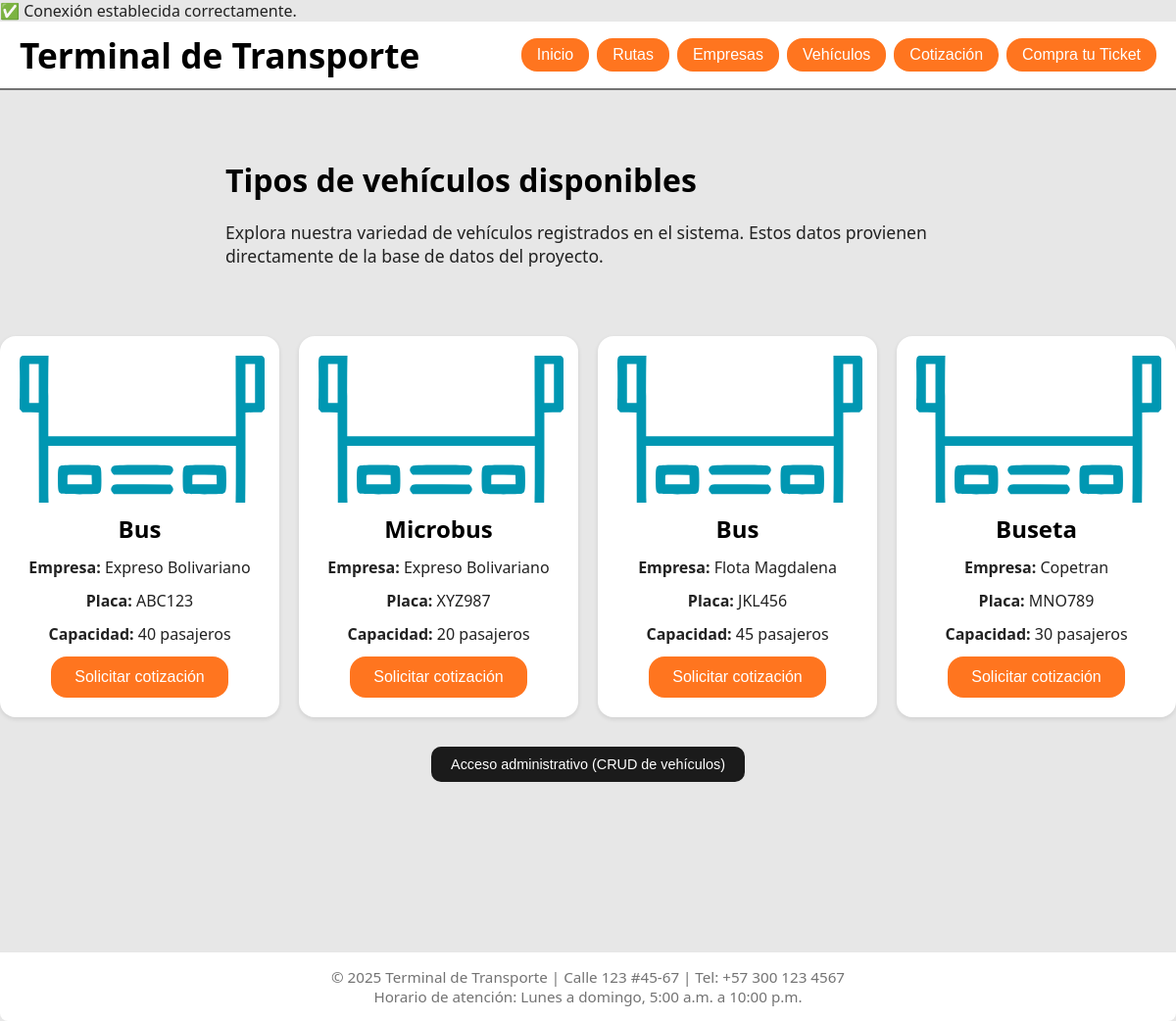
/pages/vehiculos.php, run on the app's committed database.
### tables this page shows
CREATE TABLE `vehiculos` (
  `id` int(11) NOT NULL,
  `empresa_id` int(11) DEFAULT NULL,
  `tipo` varchar(50) DEFAULT NULL,
  `placa` varchar(20) DEFAULT NULL,
  `capacidad` int(11) DEFAULT NULL
);

CREATE TABLE `empresas` (
  `id` int(11) NOT NULL,
  `nombre` varchar(100) NOT NULL,
  `telefono` varchar(20) DEFAULT NULL,
  `correo` varchar(100) DEFAULT NULL,
  `direccion` varchar(150) DEFAULT NULL
);

### pages/vehiculos.php (the view, shortened to what this page needs)
<?php include("../conexion.php"); ?>
<!DOCTYPE html>
<html lang="es">
  <head>
    <link rel="stylesheet" href="../css/styles.css" />
  </head>
  <body>
    <nav class="navegacion">
      <h1>Terminal de Transporte</h1>
      <ul>
        <li><a href="../index.php"><button>Inicio</button></a></li>
        <li><a href="rutas.php"><button>Rutas</button></a></li>
        <li><a href="empresas.php"><button>Empresas</button></a></li>
        <li><a href="vehiculos.php"><button>Vehículos</button></a></li>
        <li><a href="cotizacion.php"><button>Cotización</button></a></li>
        <li><a href="compra.php"><button>Compra tu Ticket</button></a></li>
      </ul>
    </nav>
    <main>
      <div class="introduccion">
        <h2>Tipos de vehículos disponibles</h2>
        <p>
          Explora nuestra variedad de vehículos registrados en el sistema.
          Estos datos provienen directamente de la base de datos del proyecto.
        </p>
      </div>
      <section class="container-empresas">
        <?php
        $sql = "SELECT v.tipo, v.placa, v.capacidad, e.nombre AS empresa
                FROM vehiculos v
                INNER JOIN empresas e ON v.empresa_id = e.id";
        $result = mysqli_query($conn, $sql);
        if (mysqli_num_rows($result) > 0) {
          while ($row = mysqli_fetch_assoc($result)) {
            echo "
            <article class='info-empresa'>
              <img src='../iconos/bus.svg' alt='Vehículo'>
              <h3>{$row['tipo']}</h3>
              <p><strong>Empresa:</strong> {$row['empresa']}</p>
              <p><strong>Placa:</strong> {$row['placa']}</p>
              <p><strong>Capacidad:</strong> {$row['capacidad']} pasajeros</p>
              <a href='cotizacion.php'><button>Solicitar cotización</button></a>
            </article>
            ";
          }
        } else {
          echo "<p>No hay vehículos registrados en el sistema.</p>";
        }
        ?>
      </section>
      <div class="admin-link">
        <a href="vehiculos/ver.php">
          <button>Acceso administrativo (CRUD de vehículos)</button>
        </a>
      </div>
    </main>
    <footer>
      <p>&copy; 2025 Terminal de Transporte | Calle 123 #45-67 | Tel: +57 300 123 4567</p>
      <p>Horario de atención: Lunes a domingo, 5:00 a.m. a 10:00 p.m.</p>
    </footer>
  </body>
</html>

### css/styles.css (style rules this page uses)
* { margin: 0; padding: 0; box-sizing: border-box; }
body { font-family: 'Segoe UI', Arial, sans-serif; background-color: #e7e7e7; color: #222; }
.navegacion { display: flex; justify-content: space-between; align-items: center; background: #ffffff; padding: 10px 20px; border-bottom: #737373 2px solid; }
.navegacion h1 { color: #000000; font-size: 2.2rem; margin: 0; }
.navegacion ul { gap: 8px; display: flex; }
.navegacion ul li button { background-color: #ff751f; color: white; border: none; padding: 8px 16px; border-radius: 16px; cursor: pointer; }
main { max-width: 1200px; margin: 40px auto; min-height: 100vh; }
.introduccion { max-width: 800px; margin: 40px auto; padding: 30px; }
.introduccion p { font-size: 1.1rem; }
.container-empresas { display: flex; flex-wrap: wrap; gap: 20px; justify-content: center; margin-top: 20px; }
.info-empresa { background: #ffffff; padding: 20px; border-radius: 16px; box-shadow: 0 2px 5px rgba(0,0,0,0.1); text-align: center; flex: 1; min-width: 250px; max-width: 300px; }
.info-empresa img { width: 250px; height: 150px; margin-bottom: 10px; object-fit: cover; border-radius: 4px; }
.info-empresa p { margin: 12px 0; }
h2 { color: #000000; margin-bottom: 20px; font-size: 2rem; }
h3 { color: #000000; margin-bottom: 4px; font-size: 1.5rem; }
ul { list-style: none; }
button, input[type="submit"] { background-color: #ff751f; color: white; border: none; border-radius: 16px; cursor: pointer; border: none; padding: 12px 24px; font-size: 1rem; transition: background 0.2s; }
footer { background: #ffffff; color: #737373; text-align: center; padding: 15px 0; border-radius: 0 0 8px 8px; font-size: 0.95rem; }

### pages/vehiculos.php (style rules this page uses)
.admin-link { text-align: center; margin-top: 30px; }
.admin-link button { background-color: #1b1b1b; color: white; border: none; padding: 10px 20px; border-radius: 10px; font-size: 0.9rem; cursor: pointer; transition: 0.3s ease; }

### data on the page
vehiculos: tipo "Bus", empresa.nombre "Expreso Bolivariano", placa "ABC123", capacidad "40"
vehiculos: tipo "Microbus", empresa.nombre "Expreso Bolivariano", placa "XYZ987", capacidad "20"
vehiculos: tipo "Bus", empresa.nombre "Flota Magdalena", placa "JKL456", capacidad "45"
vehiculos: tipo "Buseta", empresa.nombre "Copetran", placa "MNO789", capacidad "30"
